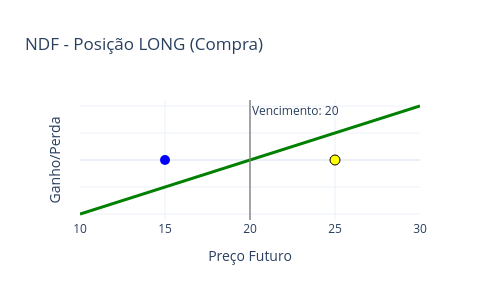
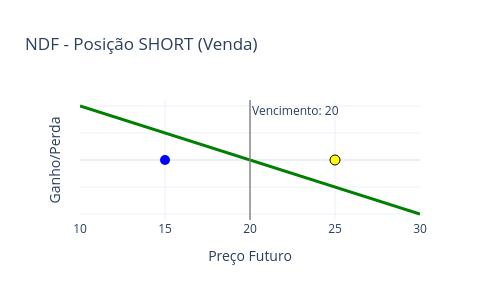

The notebook cell these images were saved under, in order:
### Markdown cell above
- Diferença entre contratos à vista e futuros: em operações spot, o operador dispende do valor integral da aquisição do ativo,
- Nos contratos futuros, o operador dispende de um valor menor no presente com a promessa de aquisição futura daquele ativo (alavancagem).
- As operações de contratos futuros são feitos sempre por intermédio da B3 (somente balcão, assim como Swap). Ou seja, uma contraparte compra/vende contra a bolsa um determinado contrato e outra contraparte compra/vende contra a bolsa esse mesmo contrato.
- Existe sempre a obrigatoriedade entre as partes, ou seja, ao final da liquidação da operação, o comprador deve exercer a compra e o vendedor deve exercer a venda.
- Não existe movimentação financeira no início das operações.


#1Q: Como funciona o "mercado secundário" dessas operações? Ou seja, até o vencimento, posso ir comprando e vendendo N vezes?: 

#1A: Sim, pode comprar e vender N vezes o mesmo contrato. Os contratos da bolsa são padronizados, ou seja, todo contrato de ativo X, com tamanho y e vencimento
em 01/01/2027 pertencem ao mesmo contrato, então pode-se vender e comprar esse contrato durante sua vigência e, inclusive, ir lucrando desta forma até o final da operação.

#2Q: Por que necessariamente precisa do intermédio da Bolsa?

#2A:

#Q3: Ou seja, estar acima da linha é sempre positivo então, certo?

#3A:

### Code cell
# Faça, usando plotly, dois gráficos: um de posição de venda de NDF e outro de compra de NDF, sendo o eixo Y o resultado da operação (ganho ou perda) e o eixo X o preço futuro do ativo. Considere um preço spot 15 e preço vencimento 20.
# Configurações para os gráficos de NDF
PRECO_SPOT_NDF_1 = 15 # Cenário positivo para compra (LONG), negativo para venda (SHORT)
PRECO_SPOT_NDF_2 = 25 # Cenário positivo para venda (SHORT), negativo para compra (LONG)
PRECO_VENCIMENTO_NDF = 20
NOTIONAL_NDF = 100000

# Array de preços futuros
precos_futuros = np.linspace(10, 30)

# Cálculo de resultados
resultado_ndf_compra = (precos_futuros - PRECO_VENCIMENTO_NDF) * NOTIONAL_NDF
resultado_ndf_venda = (PRECO_VENCIMENTO_NDF - precos_futuros) * NOTIONAL_NDF

# Dataframe
df_ndf = pd.DataFrame({
    'Preço Futuro': precos_futuros,
    'Resultado Compra': resultado_ndf_compra,
    'Resultado Venda': resultado_ndf_venda
})

# Gráfico 1: Compra (LONG) - Cenário 1: Comprado em 15, Vencimento em 20
fig_compra = px.line(df_ndf, x='Preço Futuro', y='Resultado Compra', 
                      title='NDF - Posição LONG (Compra)')
fig_compra.update_traces(line=dict(color='green', width=3))
fig_compra.add_vline(x=PRECO_VENCIMENTO_NDF, line_dash="solid", line_color="gray", opacity=0.7, 
                     annotation_text="Vencimento: 20", annotation_position="top right")
fig_compra.add_scatter(x=[PRECO_SPOT_NDF_1], y=[0], mode='markers', 
                       marker=dict(color='blue', size=10), showlegend=False,
                       hovertemplate=f"Spot 1: {PRECO_SPOT_NDF_1}")
fig_compra.add_scatter(x=[PRECO_SPOT_NDF_2], y=[0], mode='markers', 
                       marker=dict(color='yellow', size=10, line=dict(color='black', width=1)), showlegend=False,
                       hovertemplate=f"Spot 2: {PRECO_SPOT_NDF_2}")
fig_compra.update_layout(
    hovermode='x unified', 
    template='plotly_white', 
    width=500, 
    height=300,
    yaxis=dict(showticklabels=False, title='Ganho/Perda')
)
fig_compra.show()

# Gráfico 2: Venda (SHORT) - Cenário 2: Comprado em 25, Vencimento em 20
fig_venda = px.line(df_ndf, x='Preço Futuro', y='Resultado Venda', 
                     title='NDF - Posição SHORT (Venda)')
fig_venda.update_traces(line=dict(color='green', width=3))
fig_venda.add_vline(x=PRECO_VENCIMENTO_NDF, line_dash="solid", line_color="gray", opacity=0.7,
                    annotation_text="Vencimento: 20", annotation_position="top right")
fig_venda.add_scatter(x=[PRECO_SPOT_NDF_1], y=[0], mode='markers', 
                      marker=dict(color='blue', size=10), showlegend=False,
                      hovertemplate=f"Spot 1: {PRECO_SPOT_NDF_1}")
fig_venda.add_scatter(x=[PRECO_SPOT_NDF_2], y=[0], mode='markers', 
                      marker=dict(color='yellow', size=10, line=dict(color='black', width=1)), showlegend=False,
                      hovertemplate=f"Spot 2: {PRECO_SPOT_NDF_2}")
fig_venda.update_layout(
    hovermode='x unified', 
    template='plotly_white', 
    width=500, 
    height=300,
    yaxis=dict(showticklabels=False, title='Ganho/Perda')
)
fig_venda.show()

### Figure 1 — Plotly figure (JSON) as saved in the notebook; plotly's stock layout.template omitted (floating-point values rounded to 4 significant figures)
{"data": [{"hovertemplate": "Preço Futuro=%{x}<br>Resultado Compra=%{y}<extra></extra>", "legendgroup": "", "line": {"color": "green", "dash": "solid", "width": 3}, "marker": {"symbol": "circle"}, "mode": "lines", "name": "", "orientation": "v", "showlegend": false, "type": "scatter", "x": [10.0, 10.41, 10.82, 11.22, 11.63, 12.04, 12.45, 12.86, 13.27, 13.67, 14.08, 14.49, 14.9, 15.31, 15.71, 16.12, 16.53, 16.94, 17.35, 17.76, 18.16, 18.57, 18.98, 19.39, 19.8, 20.2, 20.61, 21.02, 21.43, 21.84, 22.24, 22.65, 23.06, 23.47, 23.88, 24.29, 24.69, 25.1, 25.51, 25.92, 26.33, 26.73, 27.14, 27.55, 27.96, 28.37, 28.78, 29.18, 29.59, 30.0], "xaxis": "x", "y": [-1000000.0, -959200.0, -918400.0, -877600.0, -836700.0, -795900.0, -755100.0, -714300.0, -673500.0, -632700.0, -591800.0, -551000.0, -510200.0, -469400.0, -428600.0, -387800.0, -346900.0, -306100.0, -265300.0, -224500.0, -183700.0, -142900.0, -102000.0, -61220.0, -20410.0, 20410.0, 61220.0, 102000.0, 142900.0, 183700.0, 224500.0, 265300.0, 306100.0, 346900.0, 387800.0, 428600.0, 469400.0, 510200.0, 551000.0, 591800.0, 632700.0, 673500.0, 714300.0, 755100.0, 795900.0, 836700.0, 877600.0, 918400.0, 959200.0, 1000000.0], "yaxis": "y"}, {"hovertemplate": "Spot 1: 15", "marker": {"color": "blue", "size": 10}, "mode": "markers", "showlegend": false, "type": "scatter", "x": [15], "y": [0]}, {"hovertemplate": "Spot 2: 25", "marker": {"color": "yellow", "line": {"color": "black", "width": 1}, "size": 10}, "mode": "markers", "showlegend": false, "type": "scatter", "x": [25], "y": [0]}], "layout": {"annotations": [{"showarrow": false, "text": "Vencimento: 20", "x": 20, "xanchor": "left", "xref": "x", "y": 1, "yanchor": "top", "yref": "y domain"}], "height": 300, "hovermode": "x unified", "legend": {"tracegroupgap": 0}, "shapes": [{"line": {"color": "gray", "dash": "solid"}, "opacity": 0.7, "type": "line", "x0": 20, "x1": 20, "xref": "x", "y0": 0, "y1": 1, "yref": "y domain"}], "title": {"text": "NDF - Posição LONG (Compra)"}, "width": 500, "xaxis": {"anchor": "y", "domain": [0, 1], "title": {"text": "Preço Futuro"}}, "yaxis": {"anchor": "x", "domain": [0, 1], "showticklabels": false, "title": {"text": "Ganho/Perda"}}}}

### Figure 2 — Plotly figure (JSON) as saved in the notebook; plotly's stock layout.template omitted (floating-point values rounded to 4 significant figures)
{"data": [{"hovertemplate": "Preço Futuro=%{x}<br>Resultado Venda=%{y}<extra></extra>", "legendgroup": "", "line": {"color": "green", "dash": "solid", "width": 3}, "marker": {"symbol": "circle"}, "mode": "lines", "name": "", "orientation": "v", "showlegend": false, "type": "scatter", "x": [10.0, 10.41, 10.82, 11.22, 11.63, 12.04, 12.45, 12.86, 13.27, 13.67, 14.08, 14.49, 14.9, 15.31, 15.71, 16.12, 16.53, 16.94, 17.35, 17.76, 18.16, 18.57, 18.98, 19.39, 19.8, 20.2, 20.61, 21.02, 21.43, 21.84, 22.24, 22.65, 23.06, 23.47, 23.88, 24.29, 24.69, 25.1, 25.51, 25.92, 26.33, 26.73, 27.14, 27.55, 27.96, 28.37, 28.78, 29.18, 29.59, 30.0], "xaxis": "x", "y": [1000000.0, 959200.0, 918400.0, 877600.0, 836700.0, 795900.0, 755100.0, 714300.0, 673500.0, 632700.0, 591800.0, 551000.0, 510200.0, 469400.0, 428600.0, 387800.0, 346900.0, 306100.0, 265300.0, 224500.0, 183700.0, 142900.0, 102000.0, 61220.0, 20410.0, -20410.0, -61220.0, -102000.0, -142900.0, -183700.0, -224500.0, -265300.0, -306100.0, -346900.0, -387800.0, -428600.0, -469400.0, -510200.0, -551000.0, -591800.0, -632700.0, -673500.0, -714300.0, -755100.0, -795900.0, -836700.0, -877600.0, -918400.0, -959200.0, -1000000.0], "yaxis": "y"}, {"hovertemplate": "Spot 1: 15", "marker": {"color": "blue", "size": 10}, "mode": "markers", "showlegend": false, "type": "scatter", "x": [15], "y": [0]}, {"hovertemplate": "Spot 2: 25", "marker": {"color": "yellow", "line": {"color": "black", "width": 1}, "size": 10}, "mode": "markers", "showlegend": false, "type": "scatter", "x": [25], "y": [0]}], "layout": {"annotations": [{"showarrow": false, "text": "Vencimento: 20", "x": 20, "xanchor": "left", "xref": "x", "y": 1, "yanchor": "top", "yref": "y domain"}], "height": 300, "hovermode": "x unified", "legend": {"tracegroupgap": 0}, "shapes": [{"line": {"color": "gray", "dash": "solid"}, "opacity": 0.7, "type": "line", "x0": 20, "x1": 20, "xref": "x", "y0": 0, "y1": 1, "yref": "y domain"}], "title": {"text": "NDF - Posição SHORT (Venda)"}, "width": 500, "xaxis": {"anchor": "y", "domain": [0, 1], "title": {"text": "Preço Futuro"}}, "yaxis": {"anchor": "x", "domain": [0, 1], "showticklabels": false, "title": {"text": "Ganho/Perda"}}}}
